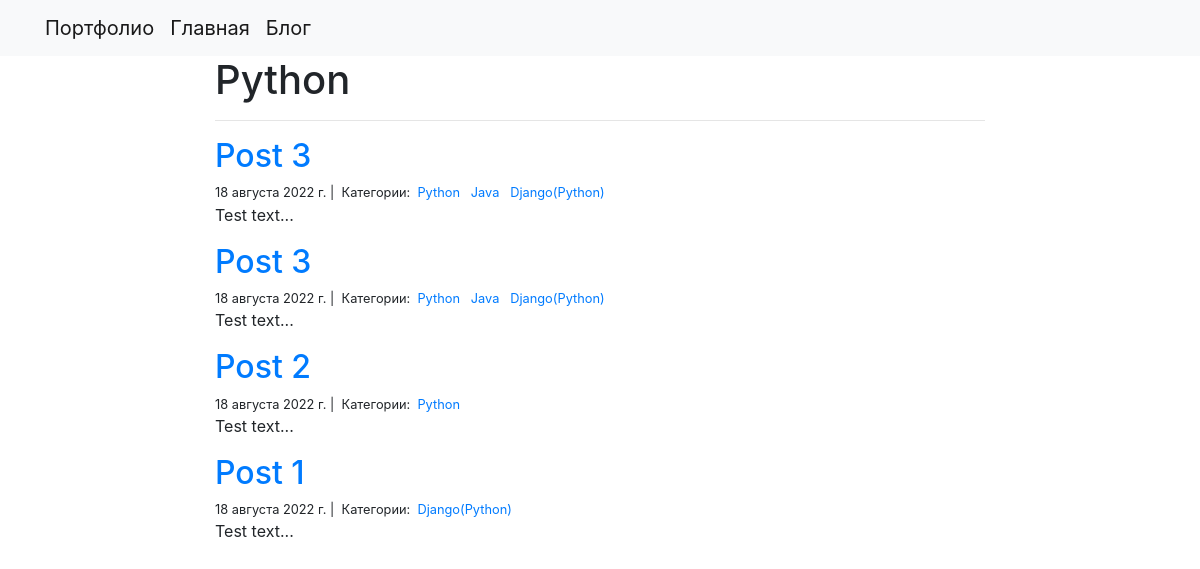
The page /blog/Python/ on the database its author committed.
### blog/models.py (models this page shows)
class Category(models.Model):
    name = models.CharField(max_length=30)

class Post(models.Model):
    title = models.CharField(max_length=250)
    body = models.TextField()
    created_on = models.DateTimeField(auto_now_add=True)
    last_modified = models.DateTimeField(auto_now=True)
    categories = models.ManyToManyField('Category', related_name='posts')

### blog/views.py (the view)
# urls.py: path("<category>/", views.blog_category, name="blog_category")
def blog_category(request, category):
    post = Post.objects.filter(
        categories__name__contains=category
    ).order_by('-created_on')
    context={
        'posts': post,
        'category':category
    }
    return render(request, 'blog_category.html', context)

### templates/blog_category.html
{% extends "base.html" %}
{% block page_content %}
<div class="col-md-8 offset-md-2">
    <h1>{{ category | title }}</h1>
    <hr>
    {% for post in posts %}
        <h2><a href="{% url 'blog_detail' post.pk%}">{{ post.title }}</a></h2>
        <small>
            {{ post.created_on.date }} |&nbsp;
            Категории:&nbsp;
            {% for category in post.categories.all %}
            <a href="{% url 'blog_category' category.name %}">
                {{ category.name }}
            </a>&nbsp;
            {% endfor %}
        </small>
        <p>{{ post.body | slice:":400" }}...</p>
    {% endfor %}
</div>
{% endblock %}

### templates/base.html (shortened to what this page needs)
<link rel="stylesheet" href="https://cdn.jsdelivr.net/npm/bootstrap@4.4.1/dist/css/bootstrap.min.css">
<nav class="navbar navbar-expand-lg navbar-light bg-light">
  <div class="container">
    <a class="navbar-brand" href="{% url 'project_index' %}">Портфолио</a>
    <div class="collapse navbar-collapse" id="navbarSupportedContent">
      <ul class="navbar-nav mr-auto">
        <li class="nav-item active">
          <a class="navbar-brand" href="{% url 'project_index' %}">Главная</a>
        </li>
        <li class="nav-item active">
          <a class="navbar-brand" href="{% url 'blog_index' %}">Блог</a>
        </li>
      </ul>
    </div>
  </div>
</nav>
{% block page_content %}
{% endblock %}

### rows shown on the page
Category: name "Python"
Post: title "Post 3", created_on "18 августа 2022 г.", body "Test text"
Category: name "Java"
Category: name "Django(Python)"
Post: title "Post 2", created_on "18 августа 2022 г.", body "Test text"
Post: title "Post 1", created_on "18 августа 2022 г.", body "Test text"
